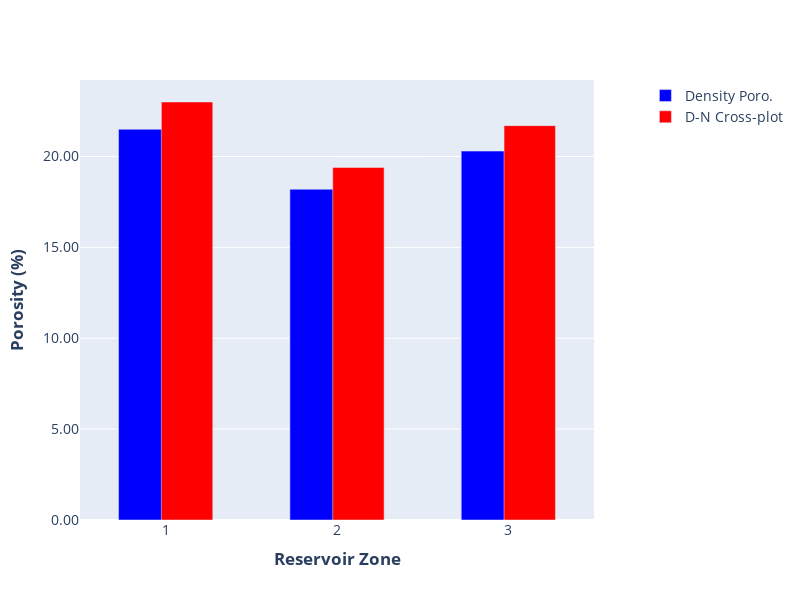
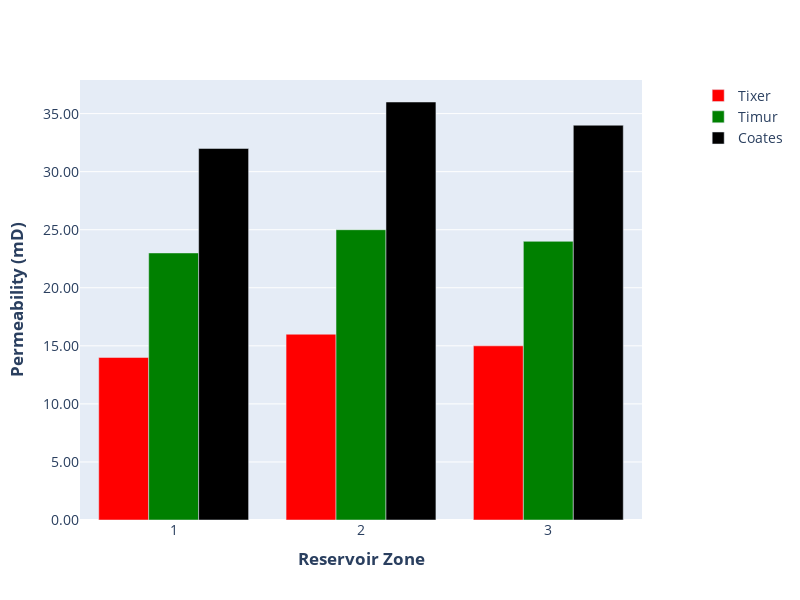

Write notebook code for charts like these, in order.
### Code cell
# Well 2
fig3 = plot_porosity(reservoir_zone_porosity_well2, save_path="reservoir_graphs/porosity_well2.png")
fig4 = plot_permeability(reservoir_zone_perm_well2, save_path="reservoir_graphs/permeability_well2.png")
fig3.show()
fig4.show()

### Figure 1 — Plotly figure (JSON) as saved in the notebook; plotly's stock layout.template omitted (floating-point values rounded to 4 significant figures)
{"data": [{"marker": {"color": "blue"}, "name": "Density Poro.", "type": "bar", "width": 0.3, "x": [1, 2, 3, "Average"], "y": [21.5, 18.2, 20.3, 20.0]}, {"marker": {"color": "red"}, "name": "D-N Cross-plot", "type": "bar", "width": 0.3, "x": [1, 2, 3, "Average"], "y": [23.0, 19.4, 21.7, 21.4]}], "layout": {"bargap": 0.5, "barmode": "group", "font": {"size": 14}, "height": 600, "legend": {"orientation": "v", "x": 1.1, "y": 1}, "margin": {"b": 80, "l": 80, "r": 120, "t": 80}, "title": {"font": {"size": 16}}, "width": 800, "xaxis": {"dtick": 1, "tick0": 1, "tickmode": "linear", "title": {"text": "<b>Reservoir Zone</b>"}}, "yaxis": {"tickformat": ".2f", "title": {"text": "<b>Porosity (%)</b>"}}}}

### Figure 2 — Plotly figure (JSON) as saved in the notebook; plotly's stock layout.template omitted (floating-point values rounded to 4 significant figures)
{"data": [{"marker": {"color": "red"}, "name": "Tixer", "type": "bar", "x": [1, 2, 3, "Average"], "y": [14, 16, 15, 15]}, {"marker": {"color": "green"}, "name": "Timur", "type": "bar", "x": [1, 2, 3, "Average"], "y": [23, 25, 24, 24]}, {"marker": {"color": "black"}, "name": "Coates", "type": "bar", "x": [1, 2, 3, "Average"], "y": [32, 36, 34, 34]}], "layout": {"barmode": "group", "font": {"size": 14}, "height": 600, "legend": {"orientation": "v", "x": 1.1, "y": 1}, "margin": {"b": 80, "l": 80, "r": 120, "t": 80}, "title": {"font": {"size": 16}}, "width": 800, "xaxis": {"dtick": 1, "tick0": 1, "tickmode": "linear", "title": {"text": "<b>Reservoir Zone</b>"}}, "yaxis": {"tickformat": ".2f", "title": {"text": "<b>Permeability (mD)</b>"}}}}
